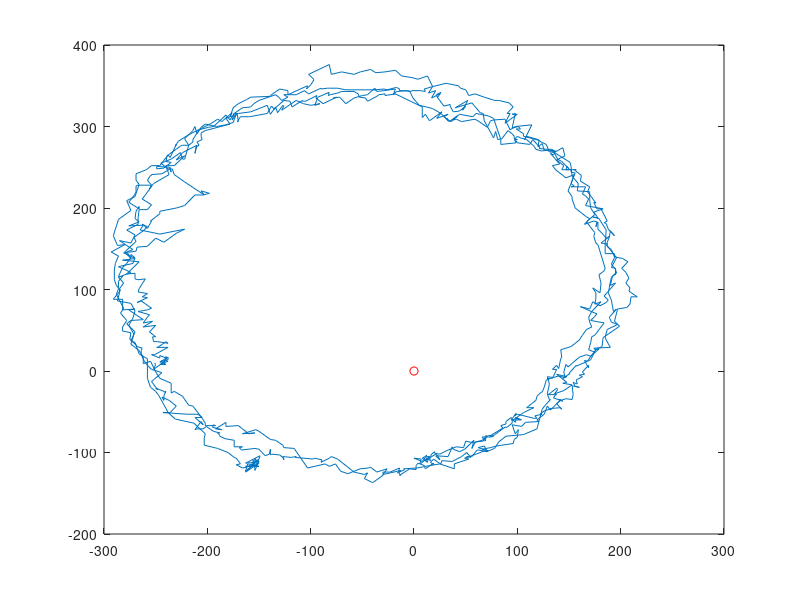

The MATLAB script that drew this image: (Note: this script raises an error after producing the figure.)
%data is an n*9 array, with colums holding acc_x, accy.. gyr_x...._mag_y, mag_z



data = load('9_no motors_2d_flat_calibrated.txt');

plot(data(:, 7), data(:, 8))  %plots x vs y - magnetometer calibration internal
hold on

plot(0, 0, 'ro');
[centre, ~, ~, ~] = fitellipse([data(:, 7), data(:, 8)]);
plot(centre(1), centre(2), 'ro')
disp(centre)
figure
plot(data(:, 9))

figure
data = load('10_motors_2d_calibrated.txt');

plot(data(:, 7), data(:, 8))  %plots x vs y - magnetometer calibration internal
hold on

plot(0, 0, 'ro');
[centre, ~, ~, ~] = fitellipse([data(:, 7), data(:, 8)]);
plot(centre(1), centre(2), 'ro')
disp(centre)
figure
plot(data(:, 9))